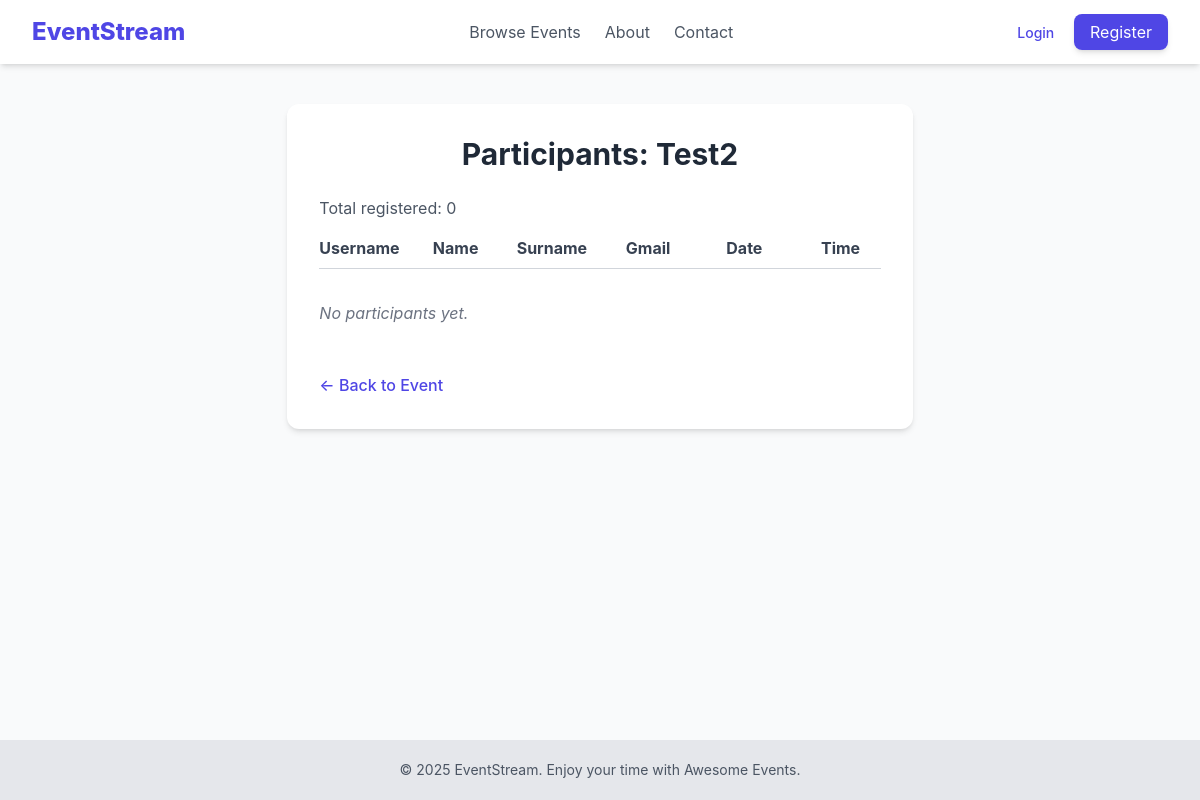
/events/4/info, run on an earlier commit of the app's database.
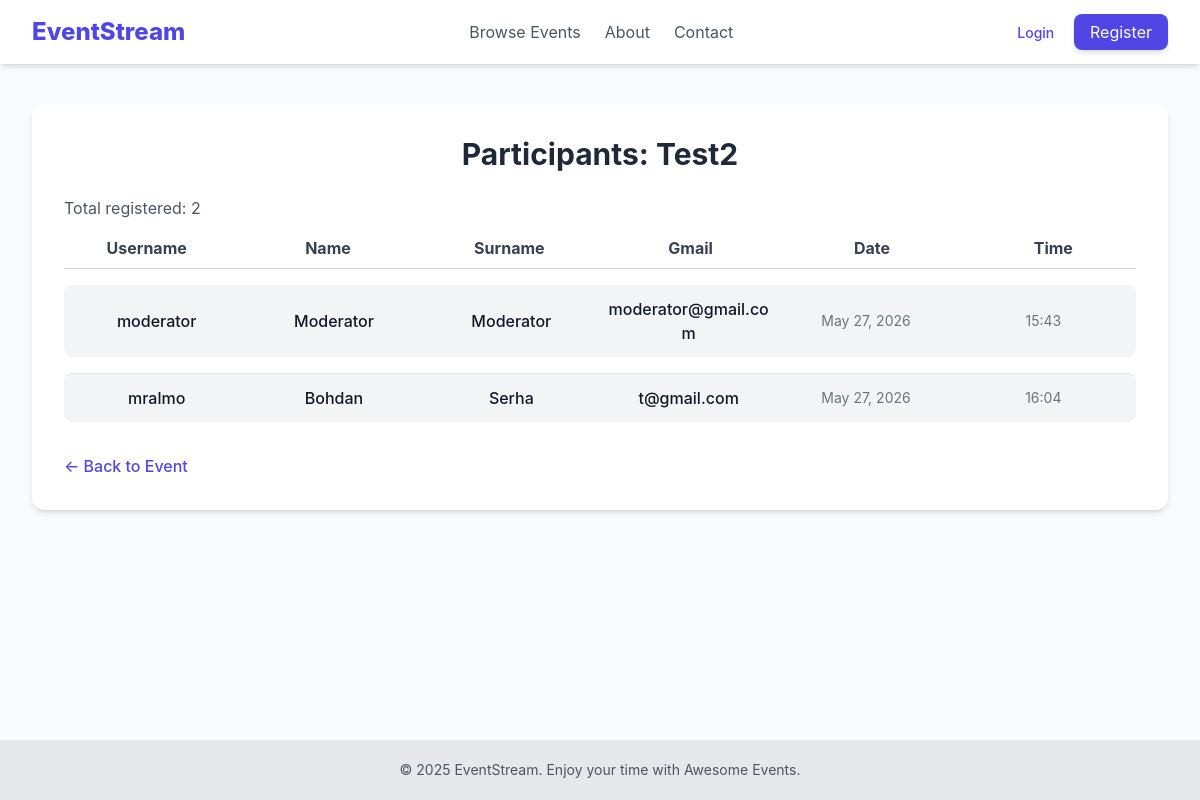
And on a later commit of the database.
### events/models.py (models this page shows, shortened)
class Event(models.Model):
    title = models.CharField(max_length=200)
    description = models.TextField()
    location = models.CharField(max_length=255)
    date_time = models.DateTimeField()
    creator = models.ForeignKey(settings.AUTH_USER_MODEL, on_delete=models.CASCADE)
    created_at = models.DateTimeField(auto_now_add=True)
    updated_at = models.DateTimeField(auto_now=True)
    max_attendance = models.IntegerField(default=0, blank=True)

### registrations/models.py (models this page shows, shortened)
class Registration(models.Model):
    user = models.ForeignKey(
        settings.AUTH_USER_MODEL,
        on_delete=models.CASCADE,
        related_name='registrations'
    )
    event = models.ForeignKey(
        Event,
        on_delete=models.CASCADE,
        related_name='attendees'
    )
    registered_at = models.DateTimeField(auto_now_add=True)
    class Meta:
        unique_together = ('user', 'event')
        verbose_name = 'Registration'
        verbose_name_plural = 'Registrations'

### users/models.py (models this page shows, shortened)
class CustomUser(AbstractUser):
    username = models.CharField(max_length=200, unique=True)
    email = models.EmailField(null=True)
    first_name = models.CharField(max_length=20, blank=True)
    last_name = models.CharField(max_length=20, blank=True)
    is_moderator = models.BooleanField(
        default=False,
        help_text='User is moderator or not.'
    )

### events/views.py (the view)
# urls.py: path('<int:pk>/info', views.ParticipantDetailView.as_view(), name='participants'),
class ParticipantDetailView(DetailView):
    model = Event
    context_object_name = 'event'
    template_name = 'events/event_participants.html'
    def get_context_data(self, **kwargs):
        context = super().get_context_data(**kwargs)
        context['participants'] = self.object.attendees.all()
        return context

### events/templates/events/event_participants.html (shortened to what this page needs)
{% extends "base.html" %}
{% block content %}
<div class="max-w-7xl mx-auto bg-white p-8 rounded-xl shadow-md">
    <h1 class="text-3xl font-bold text-gray-800 mb-6 text-center">Participants: {{ event.title }}</h1>
    {% if event.max_attendance > 0 %}
        <p class="text-gray-600 mb-4">Total registered: {{ participants.count }} / {{ event.max_attendance }}</p>
    {% else %}
    <p class="text-gray-600 mb-4">Total registered: {{ participants.count }} </p>
    {% endif %}
    <div class="grid grid-cols-6 gap-4 pb-2 border-b border-gray-300 font-bold text-gray-700 mb-4">
        <div class="text-center">Username</div>
        <div class="text-center">Name</div>
        <div class="text-center">Surname</div>
        <div class="text-center">Gmail</div>
        <div class="text-center">Date</div>
        <div class="text-center">Time</div>
    </div>
    <ul class="space-y-4 divide-y divide-gray-200 ">
        {% for reg in participants %}
            <li class="grid grid-cols-6 p-3 text-center bg-gray-100 gap-4 items-center rounded-lg ">
                <span class="font-medium text-gray-900 break-all">{{ reg.user.username }}</span>
                <span class="font-medium text-gray-900 break-all">{{ reg.user.first_name }}</span>
                <span class="font-medium text-gray-900 break-all">{{ reg.user.last_name }}</span>
                <span class="font-medium text-gray-900 break-all">{{ reg.user.email }}</span>
                <span class="text-sm text-gray-500">{{ reg.registered_at|date:"M d, Y" }}</span>
                <span class="text-sm text-gray-500">{{ reg.registered_at|time:"H:i" }}</span>
            </li>
        {% empty %}
            <li class="py-4 text-gray-500 italic">No participants yet.</li>
        {% endfor %}
    </ul>
    <div class="mt-8">
        <a href="{% url 'event_detail' event.pk %}" class="text-indigo-600 hover:text-indigo-800 font-medium">
            &larr; Back to Event
        </a>
    </div>
</div>
{% endblock %}

### templates/base.html (shortened to what this page needs)
<!DOCTYPE html>
<html lang="en">
<head>
    <script src="https://cdn.tailwindcss.com"></script>
</head>
<body class="min-h-screen bg-gray-50 text-gray-800 flex flex-col">
    <header class="bg-white shadow-md">
        <nav class="max-w-7xl mx-auto px-4 sm:px-6 lg:px-8 py-4 flex justify-between items-center">
            <a href="{% url 'home' %}" class="text-2xl font-extrabold text-indigo-600 hover:text-indigo-800 transition duration-150">
                EventStream
            </a>
            <div class="hidden md:flex space-x-6">
                <a href="{% url 'event_list' %}" class="text-gray-600 hover:text-indigo-600 transition duration-150">Browse Events</a>
                <a href="#" class="text-gray-600 hover:text-indigo-600 transition duration-150">About</a>
                <a href="#" class="text-gray-600 hover:text-indigo-600 transition duration-150">Contact</a>
            </div>
            <div class="space-x-4">
                {% if user.is_authenticated %}
                    <a href="#" class="text-sm font-medium text-gray-600 hover:text-indigo-600">
                        Hello, {{ user.username }}!
                    </a>
                    <form method="post" action="{% url 'logout' %}" class="inline-block">
                        {% csrf_token %}
                        <button type="submit"
                                class="py-2 px-4 bg-red-500 text-white rounded-lg shadow-md hover:bg-red-600 transition duration-150">
                            Logout
                        </button>
                    </form>
                {% else %}
                    <a href="{% url 'login' %}" class="text-sm font-medium text-indigo-600 hover:text-indigo-800">
                        Login
                    </a>
                    <a href="{% url 'register' %}" class="py-2 px-4 bg-indigo-600 text-white rounded-lg shadow-md hover:bg-indigo-700 transition duration-150">
                        Register
                    </a>
                {% endif %}
            </div>
        </nav>
    </header>
    <main class="flex-grow max-w-7xl mx-auto px-4 sm:px-6 lg:px-8 py-10">
        {% block content %}
        {% endblock %}
    </main>
    <footer class="bg-gray-200 text-gray-600 py-5 mt-auto">
        <div class="max-w-7xl mx-auto px-4 sm:px-6 lg:px-8 text-center text-sm">
            &copy; 2025 EventStream. Enjoy your time with Awesome Events.
        </div>
    </footer>
</body>
</html>

### templates/base.html (style rules this page uses)
body { font-family: 'Inter', sans-serif; }

What changed in the data, as far as the page shows it:
computed for Event "Test2": count "0" → "2"
added Registration: user.username "moderator", user.first_name "Moderator", user.last_name "Moderator", user.email "moderator@gmail.com", registered_at "May 27, 2026", registered_at "15:43"
added Registration: user.username "mralmo", user.first_name "Bohdan", user.last_name "Serha", user.email "t@gmail.com", registered_at "May 27, 2026", registered_at "16:04"
Also different on the page:
text no longer shown: "No participants yet."
